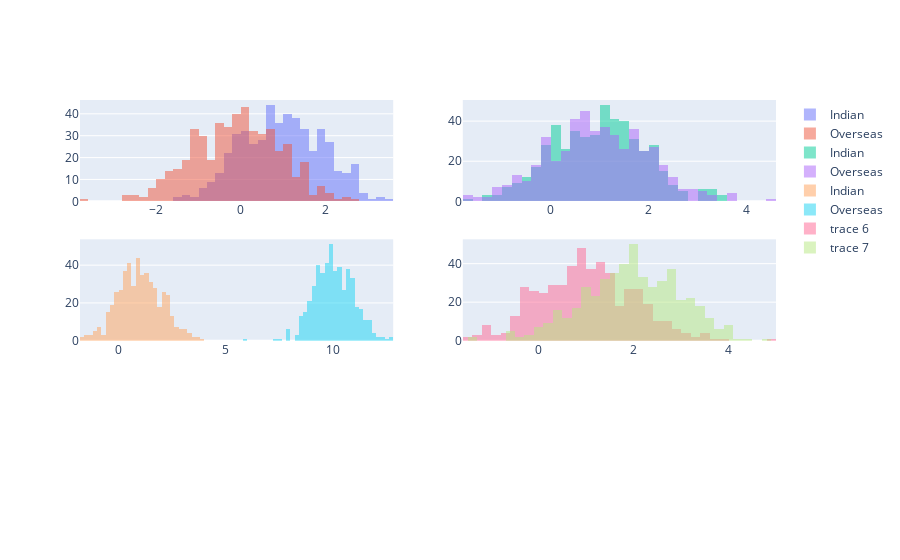

The notebook cell saved with this chart:
### Code cell
blah = make_subplots(
    rows=3, cols=2)


blah.add_trace(go.Histogram(x = np.random.randn(500) + 1, name='Indian'), row = 1, col = 1)
blah.add_trace(go.Histogram(x = np.random.randn(500), name='Overseas'), row = 1, col = 1)
blah.update_traces(opacity=0.5, row = 1, col = 1)


blah.add_trace(go.Histogram(x = np.random.randn(500) + 1, name='Indian'), row = 1, col = 2)
blah.add_trace(go.Histogram(x = np.random.randn(500) + 1, name='Overseas'), row = 1, col = 2)
blah.update_layout(barmode="overlay")
blah.update_traces(opacity=0.5, row = 1, col = 2)
# blah.show()
# metric_figure.append_trace(blah, row=1, col=2)


blah.add_trace(go.Histogram(x = np.random.randn(500) + 1, name='Indian'), row = 2, col = 1)
blah.add_trace(go.Histogram(x = np.random.randn(500)+10, name='Overseas'), row = 2, col = 1)
blah.update_traces(opacity=0.5, row = 2, col = 1)


blah.add_trace(go.Histogram(x = np.random.randn(500) + 1), row = 2, col = 2)
blah.add_trace(go.Histogram(x = np.random.randn(500)+2), row = 2, col = 2)
blah.update_traces(opacity=0.5, row = 2, col = 2)


blah.show()

### Figure 1 — Plotly figure (JSON) as saved in the notebook; plotly's stock layout.template omitted (floating-point values rounded to 4 significant figures; data arrays with more than 128 entries replaced by an {"elided": "..."} marker saying what was removed)
{"data": [{"name": "Indian", "opacity": 0.5, "type": "histogram", "x": {"elided": "500 float values"}, "xaxis": "x", "yaxis": "y"}, {"name": "Overseas", "opacity": 0.5, "type": "histogram", "x": {"elided": "500 float values"}, "xaxis": "x", "yaxis": "y"}, {"name": "Indian", "opacity": 0.5, "type": "histogram", "x": {"elided": "500 float values"}, "xaxis": "x2", "yaxis": "y2"}, {"name": "Overseas", "opacity": 0.5, "type": "histogram", "x": {"elided": "500 float values"}, "xaxis": "x2", "yaxis": "y2"}, {"name": "Indian", "opacity": 0.5, "type": "histogram", "x": {"elided": "500 float values"}, "xaxis": "x3", "yaxis": "y3"}, {"name": "Overseas", "opacity": 0.5, "type": "histogram", "x": {"elided": "500 float values"}, "xaxis": "x3", "yaxis": "y3"}, {"opacity": 0.5, "type": "histogram", "x": {"elided": "500 float values"}, "xaxis": "x4", "yaxis": "y4"}, {"opacity": 0.5, "type": "histogram", "x": {"elided": "500 float values"}, "xaxis": "x4", "yaxis": "y4"}], "layout": {"barmode": "overlay", "xaxis": {"anchor": "y", "domain": [0, 0.45]}, "xaxis2": {"anchor": "y2", "domain": [0.55, 1]}, "xaxis3": {"anchor": "y3", "domain": [0, 0.45]}, "xaxis4": {"anchor": "y4", "domain": [0.55, 1]}, "xaxis5": {"anchor": "y5", "domain": [0, 0.45]}, "xaxis6": {"anchor": "y6", "domain": [0.55, 1]}, "yaxis": {"anchor": "x", "domain": [0.7333, 1]}, "yaxis2": {"anchor": "x2", "domain": [0.7333, 1]}, "yaxis3": {"anchor": "x3", "domain": [0.3667, 0.6333]}, "yaxis4": {"anchor": "x4", "domain": [0.3667, 0.6333]}, "yaxis5": {"anchor": "x5", "domain": [0, 0.2667]}, "yaxis6": {"anchor": "x6", "domain": [0, 0.2667]}}}
